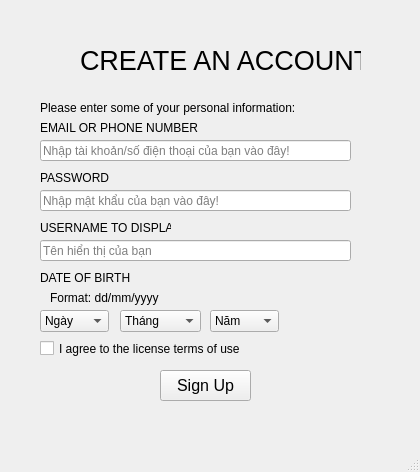
<?xml version="1.0" encoding="UTF-8"?>
<ui version="4.0">
 <class>MainWindow</class>
 <widget class="QMainWindow" name="MainWindow">
  <property name="geometry">
   <rect>
    <x>0</x>
    <y>0</y>
    <width>420</width>
    <height>472</height>
   </rect>
  </property>
  <property name="windowTitle">
   <string>Register</string>
  </property>
  <widget class="QWidget" name="centralwidget">
   <widget class="QLabel" name="label">
    <property name="geometry">
     <rect>
      <x>80</x>
      <y>0</y>
      <width>281</width>
      <height>121</height>
     </rect>
    </property>
    <property name="font">
     <font>
      <pointsize>20</pointsize>
     </font>
    </property>
    <property name="text">
     <string>CREATE AN ACCOUNT</string>
    </property>
   </widget>
   <widget class="QLabel" name="lb_name">
    <property name="geometry">
     <rect>
      <x>40</x>
      <y>120</y>
      <width>161</width>
      <height>16</height>
     </rect>
    </property>
    <property name="text">
     <string>EMAIL OR PHONE NUMBER</string>
    </property>
   </widget>
   <widget class="QLineEdit" name="le_account">
    <property name="geometry">
     <rect>
      <x>40</x>
      <y>140</y>
      <width>311</width>
      <height>21</height>
     </rect>
    </property>
    <property name="placeholderText">
     <string>Nhập tài khoản/số điện thoại của bạn vào đây!</string>
    </property>
   </widget>
   <widget class="QLabel" name="lb_password">
    <property name="geometry">
     <rect>
      <x>40</x>
      <y>170</y>
      <width>71</width>
      <height>16</height>
     </rect>
    </property>
    <property name="text">
     <string>PASSWORD</string>
    </property>
   </widget>
   <widget class="QLineEdit" name="le_password">
    <property name="geometry">
     <rect>
      <x>40</x>
      <y>190</y>
      <width>311</width>
      <height>21</height>
     </rect>
    </property>
    <property name="echoMode">
     <enum>QLineEdit::Password</enum>
    </property>
    <property name="placeholderText">
     <string>Nhập mật khẩu của bạn vào đây!</string>
    </property>
   </widget>
   <widget class="QLabel" name="lb_fullname">
    <property name="geometry">
     <rect>
      <x>40</x>
      <y>220</y>
      <width>131</width>
      <height>16</height>
     </rect>
    </property>
    <property name="text">
     <string>USERNAME TO DISPLAY</string>
    </property>
   </widget>
   <widget class="QLineEdit" name="le_fullname">
    <property name="geometry">
     <rect>
      <x>40</x>
      <y>240</y>
      <width>311</width>
      <height>21</height>
     </rect>
    </property>
    <property name="placeholderText">
     <string>Tên hiển thị của bạn</string>
    </property>
   </widget>
   <widget class="QLabel" name="lb_date">
    <property name="geometry">
     <rect>
      <x>40</x>
      <y>270</y>
      <width>101</width>
      <height>16</height>
     </rect>
    </property>
    <property name="text">
     <string>DATE OF BIRTH</string>
    </property>
   </widget>
   <widget class="QComboBox" name="cb_month">
    <property name="geometry">
     <rect>
      <x>120</x>
      <y>310</y>
      <width>81</width>
      <height>22</height>
     </rect>
    </property>
    <item>
     <property name="text">
      <string>Tháng</string>
     </property>
    </item>
    <item>
     <property name="text">
      <string>Tháng 1</string>
     </property>
    </item>
    <item>
     <property name="text">
      <string>Tháng 2</string>
     </property>
    </item>
    <item>
     <property name="text">
      <string>Tháng 3</string>
     </property>
    </item>
    <item>
     <property name="text">
      <string>Tháng 4</string>
     </property>
    </item>
    <item>
     <property name="text">
      <string>Tháng 5</string>
     </property>
    </item>
    <item>
     <property name="text">
      <string>Tháng 6</string>
     </property>
    </item>
    <item>
     <property name="text">
      <string>Tháng 7</string>
     </property>
    </item>
    <item>
     <property name="text">
      <string>Tháng 8</string>
     </property>
    </item>
    <item>
     <property name="text">
      <string>Tháng 9</string>
     </property>
    </item>
    <item>
     <property name="text">
      <string>Tháng 10</string>
     </property>
    </item>
    <item>
     <property name="text">
      <string>Tháng 11</string>
     </property>
    </item>
    <item>
     <property name="text">
      <string>Tháng 12</string>
     </property>
    </item>
   </widget>
   <widget class="QComboBox" name="cb_day">
    <property name="geometry">
     <rect>
      <x>40</x>
      <y>310</y>
      <width>69</width>
      <height>22</height>
     </rect>
    </property>
    <item>
     <property name="text">
      <string>Ngày</string>
     </property>
    </item>
    <item>
     <property name="text">
      <string>1</string>
     </property>
    </item>
    <item>
     <property name="text">
      <string>2</string>
     </property>
    </item>
    <item>
     <property name="text">
      <string>3</string>
     </property>
    </item>
    <item>
     <property name="text">
      <string>4</string>
     </property>
    </item>
    <item>
     <property name="text">
      <string>5</string>
     </property>
    </item>
    <item>
     <property name="text">
      <string>6</string>
     </property>
    </item>
    <item>
     <property name="text">
      <string>7</string>
     </property>
    </item>
    <item>
     <property name="text">
      <string>8</string>
     </property>
    </item>
    <item>
     <property name="text">
      <string>9</string>
     </property>
    </item>
    <item>
     <property name="text">
      <string>10</string>
     </property>
    </item>
    <item>
     <property name="text">
      <string>11</string>
     </property>
    </item>
    <item>
     <property name="text">
      <string>12</string>
     </property>
    </item>
    <item>
     <property name="text">
      <string>13</string>
     </property>
    </item>
    <item>
     <property name="text">
      <string>14</string>
     </property>
    </item>
    <item>
     <property name="text">
      <string>15</string>
     </property>
    </item>
    <item>
     <property name="text">
      <string>16</string>
     </property>
    </item>
    <item>
     <property name="text">
      <string>17</string>
     </property>
    </item>
    <item>
     <property name="text">
      <string>18</string>
     </property>
    </item>
    <item>
     <property name="text">
      <string>19</string>
     </property>
    </item>
    <item>
     <property name="text">
      <string>20</string>
     </property>
    </item>
    <item>
     <property name="text">
      <string>21</string>
     </property>
    </item>
    <item>
     <property name="text">
      <string>22</string>
     </property>
    </item>
    <item>
     <property name="text">
      <string>23</string>
     </property>
    </item>
    <item>
     <property name="text">
      <string>24</string>
     </property>
    </item>
    <item>
     <property name="text">
      <string>25</string>
     </property>
    </item>
    <item>
     <property name="text">
      <string>26</string>
     </property>
    </item>
    <item>
     <property name="text">
      <string>27</string>
     </property>
    </item>
    <item>
     <property name="text">
      <string>28</string>
     </property>
    </item>
    <item>
     <property name="text">
      <string>29</string>
     </property>
    </item>
    <item>
     <property name="text">
      <string>30</string>
     </property>
    </item>
    <item>
     <property name="text">
      <string>31</string>
     </property>
    </item>
   </widget>
   <widget class="QComboBox" name="cb_year">
    <property name="geometry">
     <rect>
      <x>210</x>
      <y>310</y>
      <width>69</width>
      <height>22</height>
     </rect>
    </property>
    <item>
     <property name="text">
      <string>Năm</string>
     </property>
    </item>
    <item>
     <property name="text">
      <string>1995</string>
     </property>
    </item>
    <item>
     <property name="text">
      <string>1996</string>
     </property>
    </item>
    <item>
     <property name="text">
      <string>1997</string>
     </property>
    </item>
    <item>
     <property name="text">
      <string>1998</string>
     </property>
    </item>
    <item>
     <property name="text">
      <string>1999</string>
     </property>
    </item>
    <item>
     <property name="text">
      <string>2000</string>
     </property>
    </item>
    <item>
     <property name="text">
      <string>2001</string>
     </property>
    </item>
    <item>
     <property name="text">
      <string>2002</string>
     </property>
    </item>
    <item>
     <property name="text">
      <string>2003</string>
     </property>
    </item>
    <item>
     <property name="text">
      <string>2004</string>
     </property>
    </item>
    <item>
     <property name="text">
      <string>2005</string>
     </property>
    </item>
    <item>
     <property name="text">
      <string>2006</string>
     </property>
    </item>
    <item>
     <property name="text">
      <string>2007</string>
     </property>
    </item>
    <item>
     <property name="text">
      <string>2008</string>
     </property>
    </item>
    <item>
     <property name="text">
      <string>2009</string>
     </property>
    </item>
    <item>
     <property name="text">
      <string>2010</string>
     </property>
    </item>
    <item>
     <property name="text">
      <string>2011</string>
     </property>
    </item>
    <item>
     <property name="text">
      <string>2012</string>
     </property>
    </item>
    <item>
     <property name="text">
      <string>2013</string>
     </property>
    </item>
    <item>
     <property name="text">
      <string>2014</string>
     </property>
    </item>
   </widget>
   <widget class="QLabel" name="label_6">
    <property name="geometry">
     <rect>
      <x>50</x>
      <y>290</y>
      <width>121</width>
      <height>16</height>
     </rect>
    </property>
    <property name="text">
     <string>Format: dd/mm/yyyy</string>
    </property>
   </widget>
   <widget class="QCheckBox" name="chb_agree">
    <property name="geometry">
     <rect>
      <x>40</x>
      <y>340</y>
      <width>251</width>
      <height>17</height>
     </rect>
    </property>
    <property name="font">
     <font>
      <pointsize>9</pointsize>
     </font>
    </property>
    <property name="text">
     <string>I agree to the license terms of use</string>
    </property>
   </widget>
   <widget class="QPushButton" name="bt_signup">
    <property name="geometry">
     <rect>
      <x>160</x>
      <y>370</y>
      <width>91</width>
      <height>31</height>
     </rect>
    </property>
    <property name="font">
     <font>
      <pointsize>12</pointsize>
     </font>
    </property>
    <property name="text">
     <string>Sign Up</string>
    </property>
   </widget>
   <widget class="QLabel" name="label_7">
    <property name="geometry">
     <rect>
      <x>40</x>
      <y>100</y>
      <width>271</width>
      <height>16</height>
     </rect>
    </property>
    <property name="text">
     <string>Please enter some of your personal information:</string>
    </property>
   </widget>
  </widget>
  <widget class="QMenuBar" name="menubar">
   <property name="geometry">
    <rect>
     <x>0</x>
     <y>0</y>
     <width>420</width>
     <height>21</height>
    </rect>
   </property>
  </widget>
  <widget class="QStatusBar" name="statusbar"/>
 </widget>
 <resources/>
 <connections/>
</ui>
